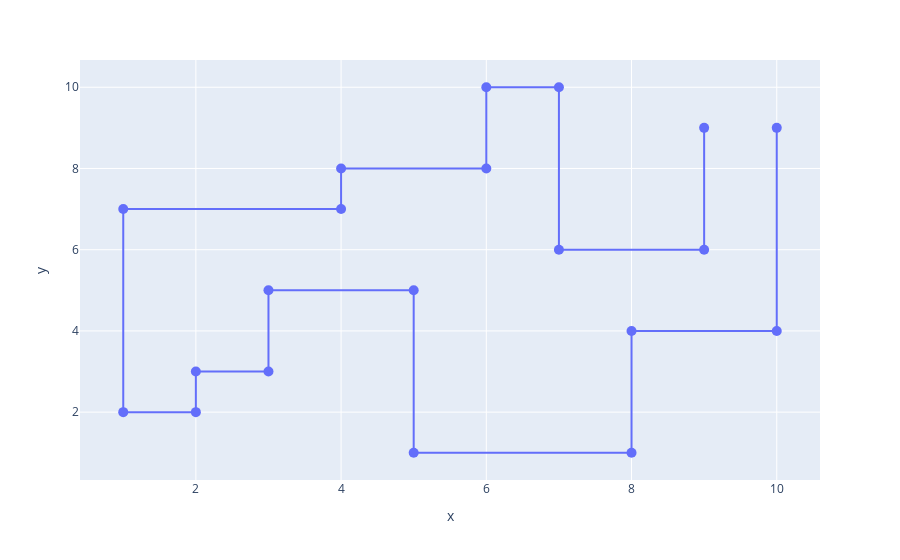

The code cell stored with this chart in its notebook:
### Markdown cell above
<H4>Animações

### Code cell
#df = px.data.gapminder()
v = list(map(lambda P: (P.x,P.y),G.vertices))

fig = px.line(x=np.array(v)[:,0],y=np.array(v)[:,1],markers=True)
fig.update_traces(marker_size=10)
fig.update_traces(marker=dict(size=12,
                              line=dict(width=2,
                                        color='DarkSlateGrey')),
                  selector=dict(mode='markers'))
fig.show()

### Figure 1 — Plotly figure (JSON) as saved in the notebook; plotly's stock layout.template omitted (floating-point values rounded to 4 significant figures)
{"data": [{"hovertemplate": "x=%{x}<br>y=%{y}<extra></extra>", "legendgroup": "", "line": {"color": "#636efa", "dash": "solid"}, "marker": {"size": 10, "symbol": "circle"}, "mode": "markers+lines", "name": "", "orientation": "v", "showlegend": false, "type": "scatter", "x": [9, 9, 7, 7, 6, 6, 4, 4, 1, 1, 2, 2, 3, 3, 5, 5, 8, 8, 10, 10], "xaxis": "x", "y": [9, 6, 6, 10, 10, 8, 8, 7, 7, 2, 2, 3, 3, 5, 5, 1, 1, 4, 4, 9], "yaxis": "y"}], "layout": {"legend": {"tracegroupgap": 0}, "margin": {"t": 60}, "xaxis": {"anchor": "y", "domain": [0, 1], "title": {"text": "x"}}, "yaxis": {"anchor": "x", "domain": [0, 1], "title": {"text": "y"}}}}
